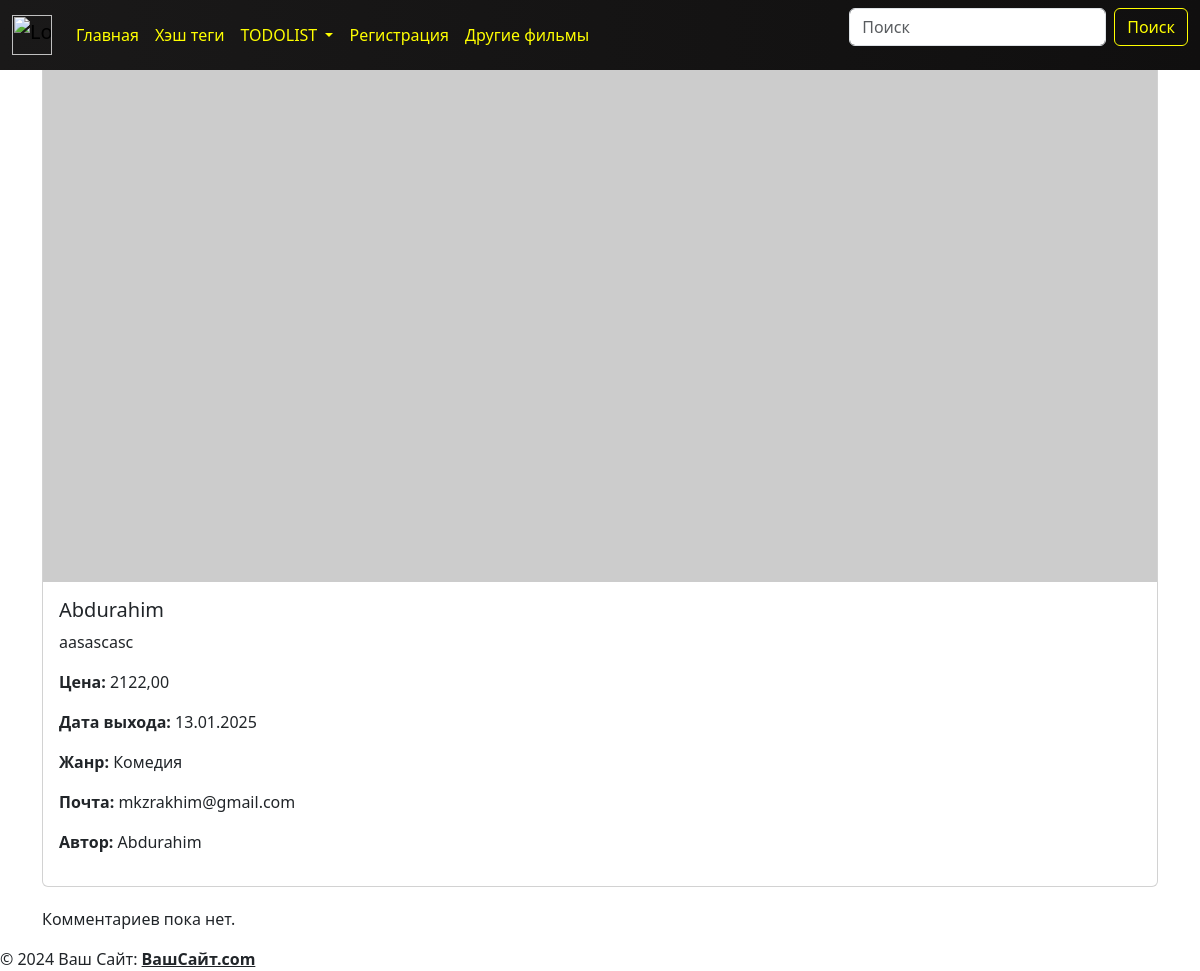
Before: /books/1/ with the older database file.
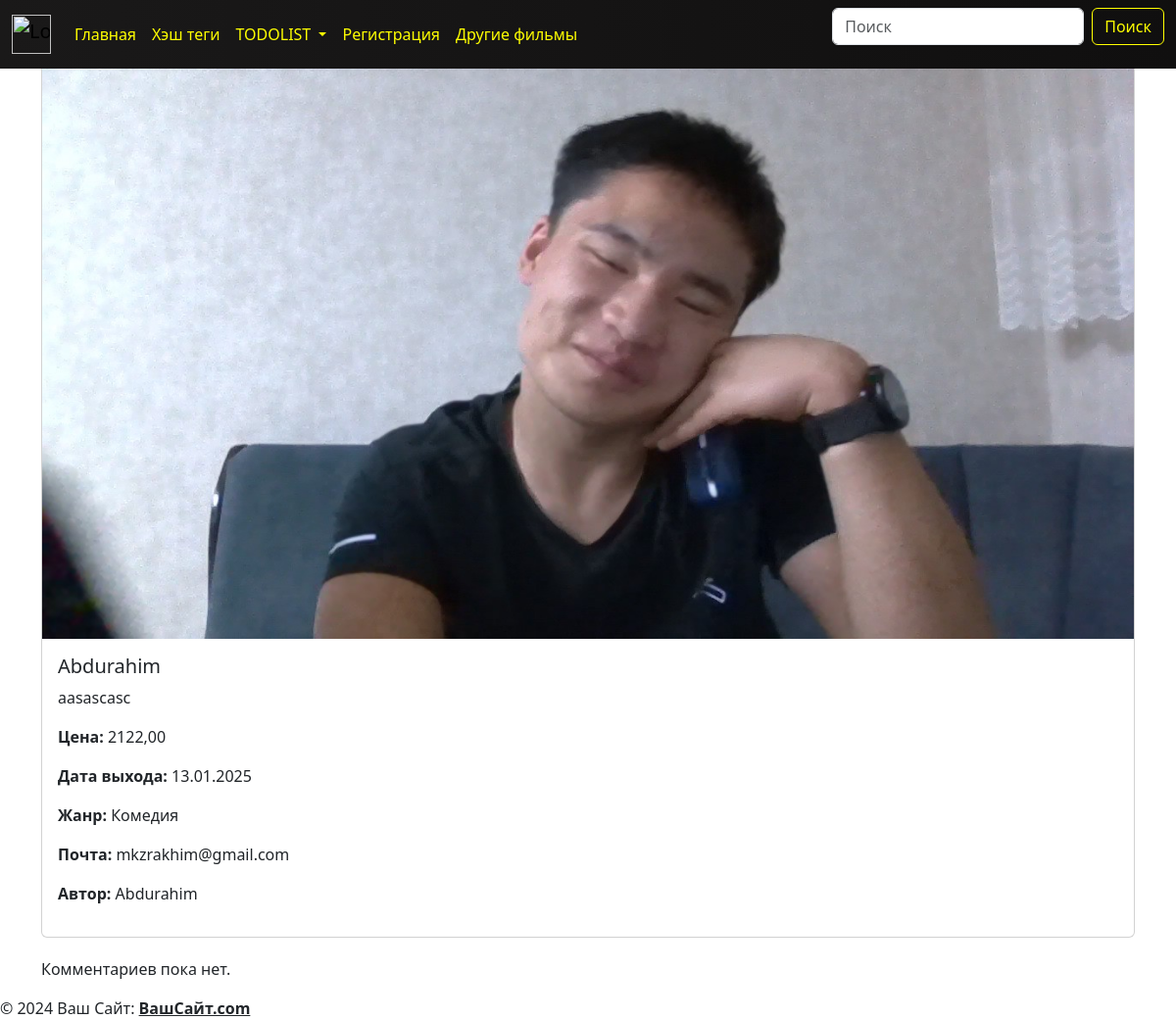
After: the same page with the newer database file.
### library/models.py (models this page shows, shortened)
class Book(models.Model):
    title = models.CharField(max_length=255)
    description = models.TextField()
    price = models.DecimalField(max_digits=10, decimal_places=2, default=0)
    created_at = models.DateTimeField(auto_now_add=True)
    genre = models.CharField(max_length=100)
    email = models.EmailField()
    author = models.CharField(max_length=100)
    image = models.ImageField(upload_to='books/', blank=True, null=True)
    video_id = models.CharField(max_length=100, blank=True, null=True)
    class Meta:
        verbose_name = 'Книга'
        verbose_name_plural = 'Книги'

### library/views.py (the view)
# urls.py: path('books/<int:pk>/', BookDetailView.as_view(), name='book_detail'),
class BookDetailView(DetailView):
    model = Book
    template_name = "books/book_detail.html"
    context_object_name = "book"

### templates/books/book_detail.html (shortened to what this page needs)
{% load static %}
{% include 'components/header.html' %}
<link rel="stylesheet" href="{% static 'css/book_detail.css' %}">
<div class="container mt-4">
    <div class="movie-card">
        <div class="card">
            {% if book.image %}
                <img src="{{ book.image.url }}" class="card-img-top" alt="{{ book.title }}">
            {% else %}
                <img src="https://via.placeholder.com/400x200" class="card-img-top" alt="Нет изображения">
            {% endif %}
            <div class="card-body">
                <h5 class="card-title">{{ book.title }}</h5>
                <p class="card-text">{{ book.description }}</p>
                <p><strong>Цена:</strong> {{ book.price }}</p>
                <p><strong>Дата выхода:</strong> {{ book.created_at|date:"d.m.Y" }}</p>
                <p><strong>Жанр:</strong> {{ book.genre }}</p>
                <p><strong>Почта:</strong> {{ book.email }}</p>
                <p><strong>Автор:</strong> {{ book.author }}</p>
            </div>
        </div>
    </div>
    {% if book.reviews.all %}
    <div class="comment-section mt-4">
        <h5>Комментарии</h5>
        {% for review in book.reviews.all %}
        <div class="comment">
            <p>{{ review.created_at|date:"d.m.Y H:i" }}: {{ review.comment }} <strong>Оценка: {{ review.stars }}</strong></p>
        </div>
        {% endfor %}
    </div>
    {% else %}
        <p>Комментариев пока нет.</p>
    {% endif %}
</div>
{% include 'components/footer.html' %}

### templates/components/header.html (shortened to what this page needs)
{% load static %}
<head>
    <link href="https://cdn.jsdelivr.net/npm/bootstrap@5.3.3/dist/css/bootstrap.min.css" rel="stylesheet"
integrity="sha384-QWTKZyjpPEjISv5WaRU9OFeRpok6YctnYmDr5pNlyT2bRjXh0JMhjY6hW+ALEwIH">
</head>
<body>
<nav class="navbar navbar-expand-lg bg-body-tertiary fixed-top"
     style="background: linear-gradient(to right, #1a1919, #100f0f);">
    <div class="container-fluid">
        <a class="navbar-brand" href="#">
            <img src="https://lh5.googleusercontent.com/yzWtzlXIlHfLjcFkr0S7UgmoX9HFoJ6VRszWZyEt-G85Gl5ID_XxoLX6Ji6E223S-EU2UUt2Y89uOwkm0tr8KkLQbM4Su17ln5HVBLaLHfxFIqm4DDpwmzPhfeAg1mja2Xdz7JkCvJqbpoEOT0CX8Cg"
                 alt="Logo" style="width: 40px; height: 40px;">
        </a>
        <div class="collapse navbar-collapse" id="navbarSupportedContent">
            <ul class="navbar-nav me-auto mb-2 mb-lg-0">
                <li class="nav-item">
                    <a class="nav-link active" aria-current="page" href="/books/" style="color: yellow;">Главная</a>
                </li>
                <li class="nav-item">
                    <a class="nav-link" href="#" style="color: yellow;">Хэш теги</a>
                </li>
                <li class="nav-item dropdown">
                    <a class="nav-link dropdown-toggle" href="#" role="button" data-bs-toggle="dropdown"
                       aria-expanded="false" style="color: yellow;">
                        TODOLIST
                    </a>
                </li>
                <li class="nav-item">
                    <a class="nav-link enable" href="" style="color: yellow;">Регистрация</a>
                </li>
                <li class="nav-item">
                    <a class="nav-link enable" href="" style="color: yellow;">Другие фильмы</a>
                </li>
            </ul>
            <form class="d-flex" role="search">
                <input class="form-control me-2" type="search" placeholder="Поиск" aria-label="Поиск">
                <button class="btn btn-outline-success" type="submit" style="color: yellow; border-color: yellow;">
                    Поиск
                </button>
            </form>
        </div>
    </div>
</nav>

### templates/components/footer.html (shortened to what this page needs)
{% load static %}
<footer>
    © 2024 Ваш Сайт:
    <a class="text-reset fw-bold" href="#" style="color: yellow;">ВашСайт.com</a>
</footer>
</body>
</html>

### static/css/book_detail.css (style rules this page uses)
.movie-card { margin-bottom: 20px; }

Changed rows visible on the page:
changed Book "Abdurahim": image: picture added
